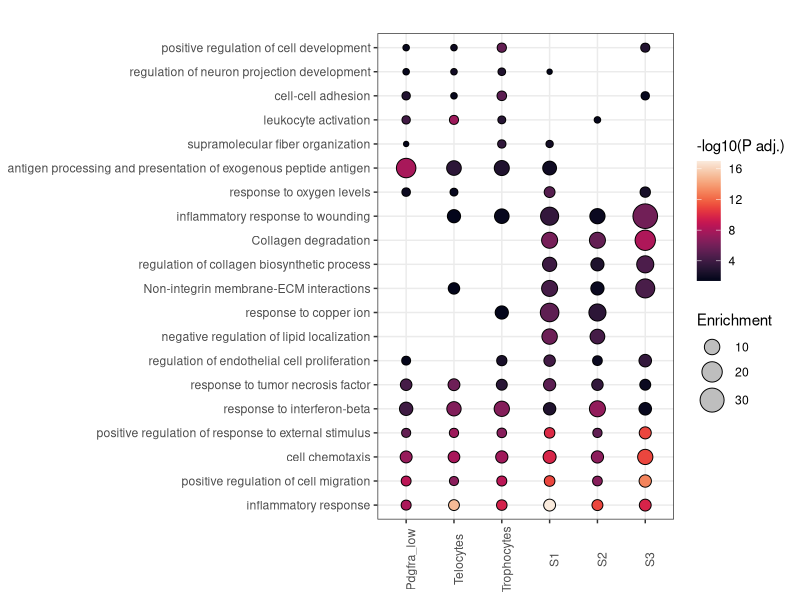
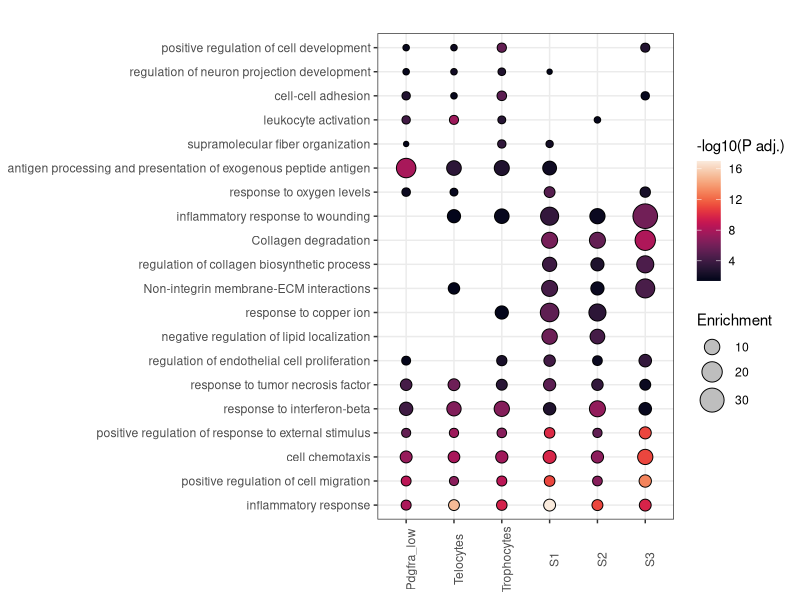

Reproduce these figures in R, in order.
library(dplyr)
library(viridis)
library(ggplot2)

#file produced from metascape
meta_table <- read.csv("../Metascape_files/sfig6c_GO_AllLists.csv")

#selected terms
selection <- c("inflammatory response", "positive regulation of cell migration", 
               "cell chemotaxis", "positive regulation of response to external stimulus", 
               "response to interferon-beta", "response to tumor necrosis factor", 
               "regulation of endothelial cell proliferation", "negative regulation of lipid localization", 
               "response to copper ion", "Non-integrin membrane-ECM interactions", "regulation of collagen biosynthetic process", 
               "Collagen degradation", "inflammatory response to wounding", "response to oxygen levels", 
               "antigen processing and presentation of exogenous peptide antigen", "supramolecular fiber organization", 
               "leukocyte activation", "cell-cell adhesion", "regulation of neuron projection development", 
               "positive regulation of cell development")

#keep selected terms and enrichment values
meta_df <- meta_table |> filter(Description %in% selection) |> 
  select(Description, Enrichment, GeneList, Log.q.value.) |> 
  mutate(LogP = -Log.q.value.)

#Order of plotting
meta_df$Description <- factor(meta_df$Description, levels = selection)
meta_df$GeneList <- gsub(pattern = "_UP", replacement = "", x = meta_df$GeneList)
meta_df$GeneList <- factor(meta_df$GeneList, levels = c("Pdgfra_low", "Telocytes", "Trophocytes", "S1", "S2", "S3"))                                          

#Dotplot
ggplot(meta_df, aes(x = GeneList, y= Description, size=Enrichment, fill= LogP)) +
  geom_point(shape = 21, colour="black", stroke=0.5) +
  scale_size_continuous(range = c(1.5, 8))+
  scale_fill_viridis(option="F") + 
  theme_bw() + 
  theme(axis.text.x = element_text(angle = 90), axis.title = element_blank()) +
  labs(title = "", x = "Clusters", y = "Term", fill="-log10(P adj.)")+
  guides(size=guide_legend(override.aes=list(shape=21, colour="black", fill="grey")))
ggsave(filename = "SFig6c.pdf", width = 18, height = 15, units = "cm", dpi = 600)